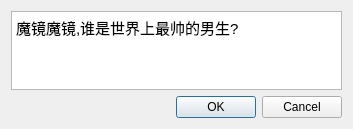
<?xml version="1.0" encoding="UTF-8"?>
<ui version="4.0">
 <class>ChirldrenForm</class>
 <widget class="QDialog" name="ChirldrenForm">
  <property name="geometry">
   <rect>
    <x>0</x>
    <y>0</y>
    <width>353</width>
    <height>129</height>
   </rect>
  </property>
  <property name="windowTitle">
   <string>Dialog</string>
  </property>
  <layout class="QGridLayout" name="gridLayout">
   <item row="0" column="0">
    <widget class="QTextEdit" name="textEdit">
     <property name="html">
      <string>&lt;!DOCTYPE HTML PUBLIC &quot;-//W3C//DTD HTML 4.0//EN&quot; &quot;http://www.w3.org/TR/REC-html40/strict.dtd&quot;&gt;
&lt;html&gt;&lt;head&gt;&lt;meta name=&quot;qrichtext&quot; content=&quot;1&quot; /&gt;&lt;style type=&quot;text/css&quot;&gt;
p, li { white-space: pre-wrap; }
&lt;/style&gt;&lt;/head&gt;&lt;body style=&quot; font-family:'Ubuntu'; font-size:11pt; font-weight:400; font-style:normal;&quot;&gt;
&lt;p style=&quot; margin-top:0px; margin-bottom:0px; margin-left:0px; margin-right:0px; -qt-block-indent:0; text-indent:0px;&quot;&gt;魔镜魔镜,谁是世界上最帅的男生?&lt;/p&gt;&lt;/body&gt;&lt;/html&gt;</string>
     </property>
    </widget>
   </item>
   <item row="1" column="0">
    <widget class="QDialogButtonBox" name="buttonBox">
     <property name="orientation">
      <enum>Qt::Horizontal</enum>
     </property>
     <property name="standardButtons">
      <set>QDialogButtonBox::Cancel|QDialogButtonBox::Ok</set>
     </property>
    </widget>
   </item>
  </layout>
 </widget>
 <resources/>
 <connections>
  <connection>
   <sender>buttonBox</sender>
   <signal>accepted()</signal>
   <receiver>ChirldrenForm</receiver>
   <slot>accept()</slot>
   <hints>
    <hint type="sourcelabel">
     <x>248</x>
     <y>254</y>
    </hint>
    <hint type="destinationlabel">
     <x>157</x>
     <y>274</y>
    </hint>
   </hints>
  </connection>
  <connection>
   <sender>buttonBox</sender>
   <signal>rejected()</signal>
   <receiver>ChirldrenForm</receiver>
   <slot>reject()</slot>
   <hints>
    <hint type="sourcelabel">
     <x>316</x>
     <y>260</y>
    </hint>
    <hint type="destinationlabel">
     <x>286</x>
     <y>274</y>
    </hint>
   </hints>
  </connection>
 </connections>
</ui>
